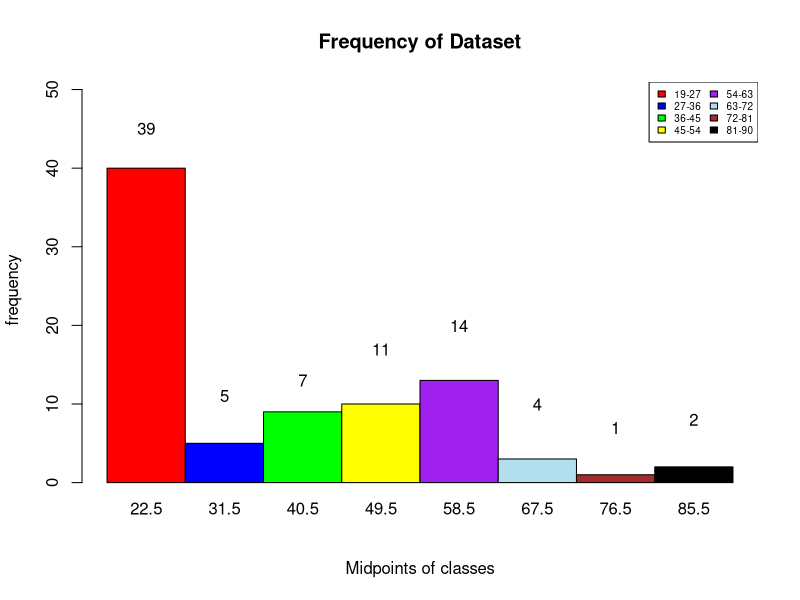
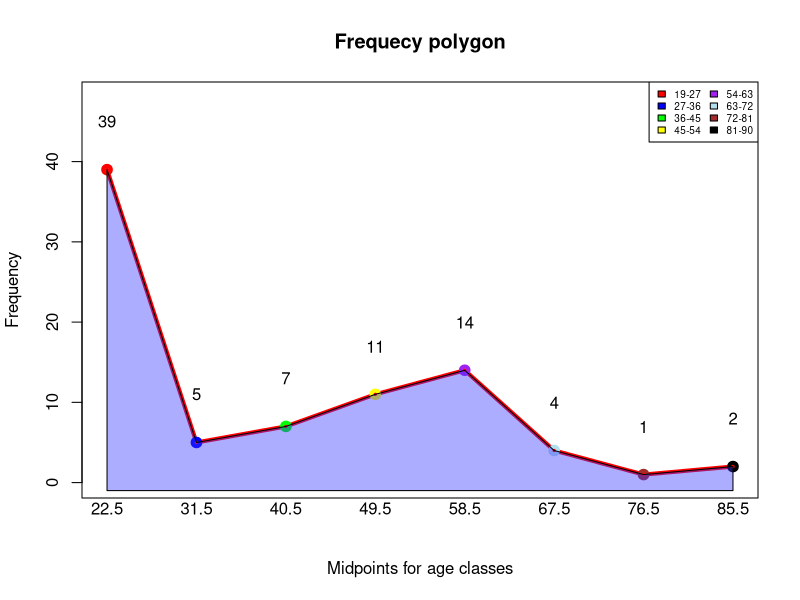
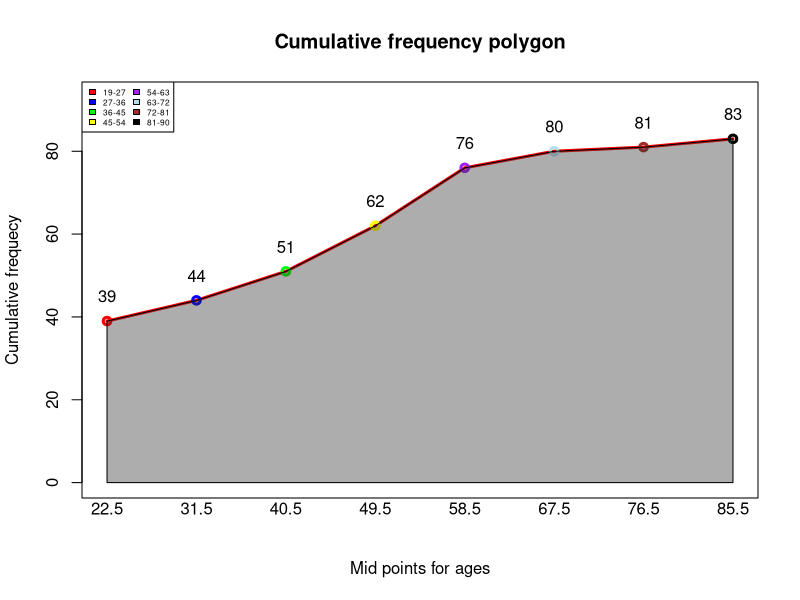
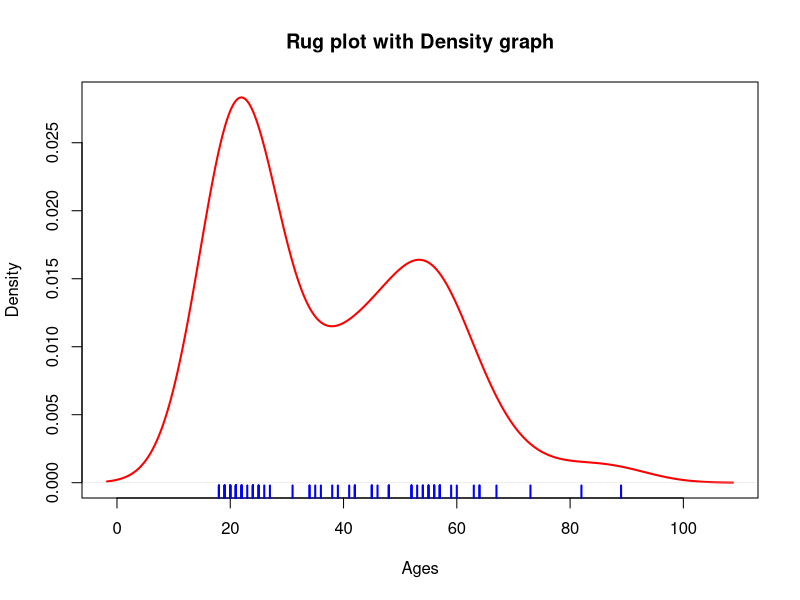

Write R code to recreate these figures, in order.
Dataset=c(20,24,24,18,57,24,19,34,21,20,18,19,19,57,18,22,21,20,21,21,20,27,21,26,25,22,21,24,21,22,38,48,22,41,21,19,57,25,57,21,20,55,39,48,56,42,23,21,19,48,45,46,59,45,53, 42,64,24,63,36,55,60,24,25,55,52,34,31,56,54,52,45,35,52,64,54,42,56,22,67,73,82,89);




maximum=max(Dataset);
minimum=min(Dataset);
range=max(Dataset)-min(Dataset);
ClassWidth=9
ClassWidth=ceiling(ClassWidth);
Extra=range%%ClassWidth;
Extra=ceiling(Extra);
DataOnBoundaries=seq(minimum-0.5,maximum+Extra,by=ClassWidth)
DataFreq=cut(Dataset,DataOnBoundaries);
freq=table(Dataset);
InVerticalForm=cbind(freq)	



colors=c("red","blue","green","yellow","purple","lightblue2","brown","black");

i=1:8
 Midpoints=c(22.5+(ClassWidth*(i-1)))

b=c(18,27,36,45,54,63,72,81,90);

A=table(DataFreq)
h=hist(Dataset,
main="Frequency of Dataset",
col=colors,
xlab="Midpoints of classes",
ylab="frequency",
breaks=b,
ylim=c(0,max(A+10)),xaxt="n"
)
axis(1, Midpoints, labels = Midpoints,tick = FALSE, padj= -1.5);
text(Midpoints,A+6,labels=A)
classes=c("19-27","27-36","36-45","45-54","54-63","63-72","72-81","81-90")
legend("topright",classes , fill=colors,cex=0.6,ncol=2)



freqPoly=cbind(table(DataFreq));
Pol=plot(Midpoints,freqPoly,type="o",ylim=c(0,max(freqPoly+9)),xaxt="n",col=colors,lwd = 4,main="Frequecy polygon",ylab="Frequency",xlab="Midpoints for age classes");
axis(1, Midpoints, labels = Midpoints, tick = FALSE, padj= -1.5)
text(Midpoints,A+6,labels=A)
polygon(c(min(Midpoints),Midpoints,max(Midpoints)),c(-1,freqPoly,-1),col=rgb(red=0.2, green=0.2, blue=1.0, alpha=0.4))
legend("topright",classes , fill=colors,cex=0.6,ncol=2)



CummulativeFreq=cumsum(table(DataFreq))
Pol=plot(Midpoints,CummulativeFreq,type="o",xaxt="n",col=colors,lwd=3,ylim=c(0,max(CummulativeFreq+10)),xlab="Mid points for ages",ylab="Cumulative frequecy",main="Cumulative frequency polygon")
axis(1, Midpoints, labels = Midpoints, tick = FALSE, padj= -1.5)
text(x=Midpoints,y=CummulativeFreq+6,labels=CummulativeFreq);
polygon(c(min(Midpoints),Midpoints,max(Midpoints)),c(0,CummulativeFreq,0),col=rgb(red=0.2, green=0.2, blue=0.2, alpha=0.4))
legend("topleft",classes , fill=colors,cex=0.5,ncol=2)


A=density(Dataset)
plot(A,lwd=2,xlab="Ages",ylab="Density",main="Rug plot with Density graph",col="red");
rug(Dataset, side = 1,col="blue",lwd=2)




